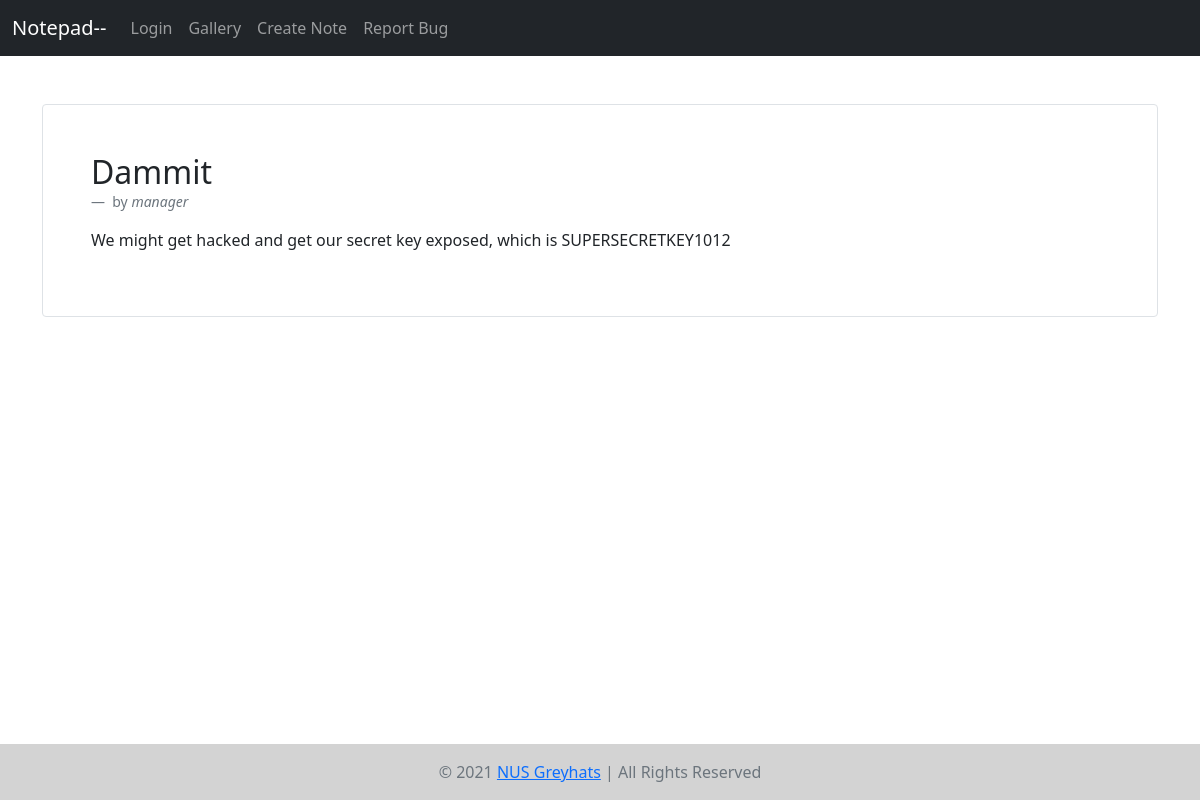
The app's page /note/2 with its own data.
### tables this page shows
CREATE TABLE notes (id INTEGER PRIMARY KEY AUTOINCREMENT, name TEXT, content TEXT, user TEXT, private TINYINT);

### __main__.py (the view)
@app.route('/note/<int:id>')
def view_note(id):
    with sqlite3.connect(NOTES_DB_PATH) as db:
        cur = db.cursor()
        notes = list(map(result_to_note, cur.execute("SELECT * FROM notes WHERE id=?", (id,))))
        if len(notes) == 0:
            note = None
        else:
            note = notes[0]
    return render_template('note.html', note=note)

### __main__.py (called while the page is built)
def result_to_note(tup):
    return Note(tup[0], tup[1], tup[2], tup[3], tup[4] == 1)

### templates/note.html (shortened to what this page needs)
{% extends 'nav.html' %}
{% block content %}
<main class="container border rounded p-5 mt-5">
    {% if note %}
        <figure>
            <blockquote class="blockquote">
                <h2>{{note.name}}</h2>
            </blockquote>
            <figcaption class="blockquote-footer">
                by <cite>{{note.user}}</cite>
            </figcaption>
        </figure>
        {% autoescape false %}
        <p>{{note.content}}</p>
        {% endautoescape %}
    {% else %}
        <h1>Note not found or inaccessible!</h1>
    {% endif %}
</main>
{% endblock %}

### records on screen
notes: name "Dammit", user "manager", content "We might get hacked and get our secret key exposed, which is SUPERSECRETKEY1012"

### other values on screen
{{ name }} "Login Gallery Create Note Report Bug"
